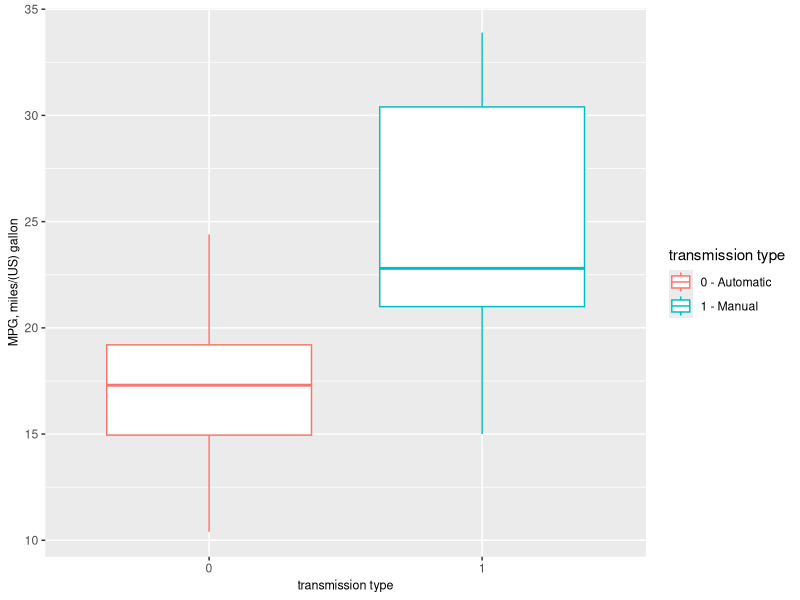
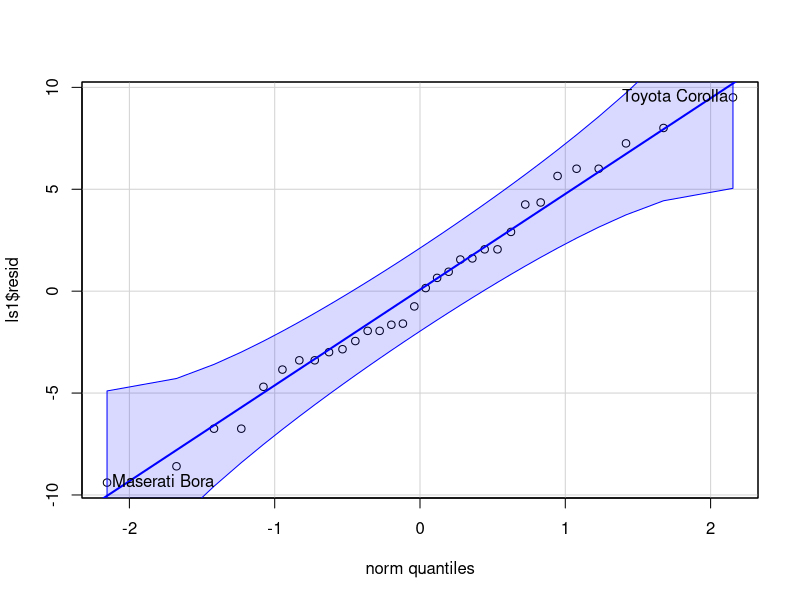
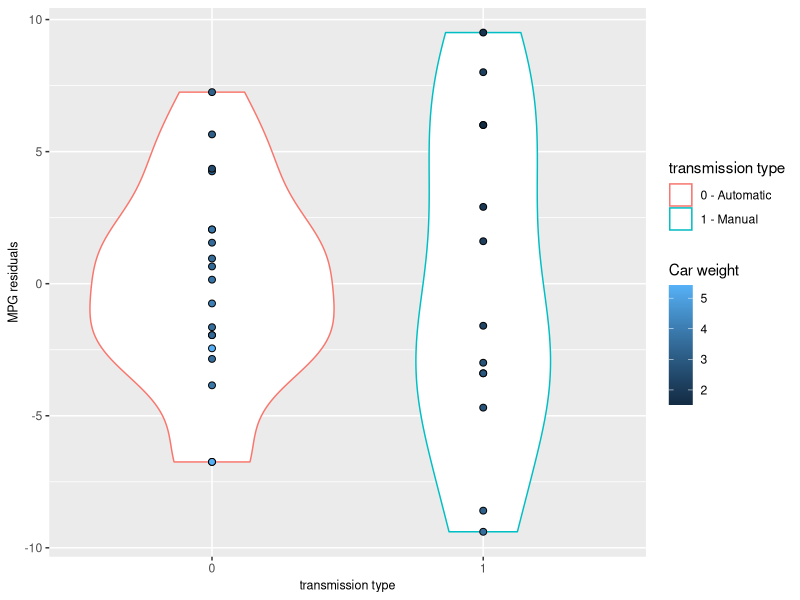
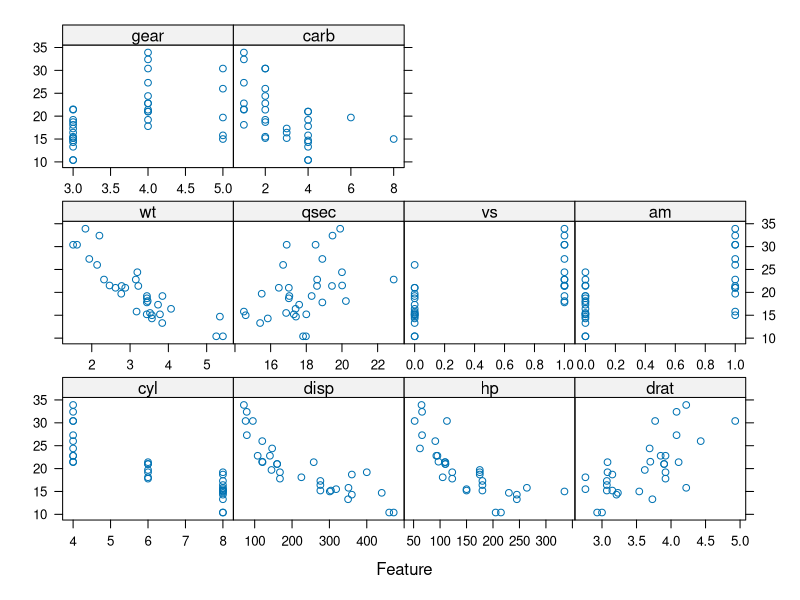
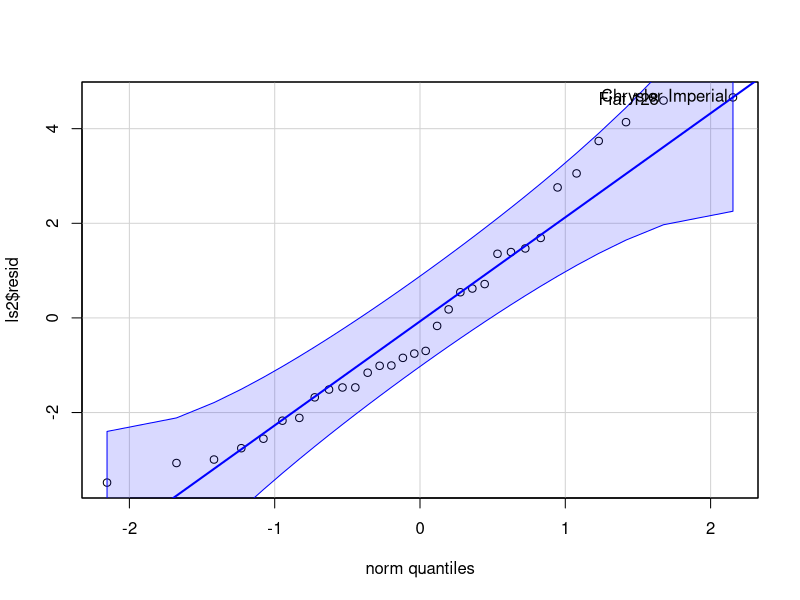
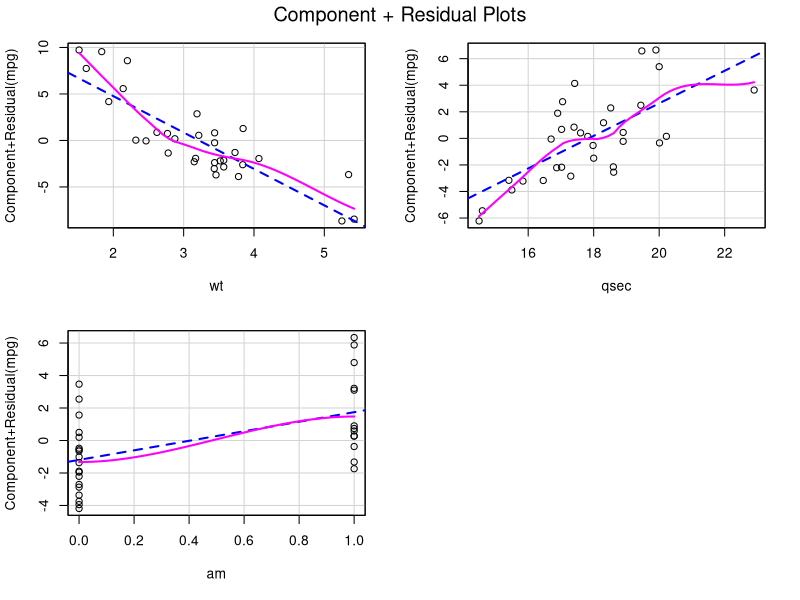

These figures' R source, in order:
## ---- chunk 1
library(ggplot2)
library(plyr)
library(lattice)
library(MASS)
library(car)
library(caret)
library(grid)
## ---- chunk 2
ls1 <- lm(mpg~am, data=mtcars)
summary(ls1)
## ---- chunk 3
ddply(mtcars, "am", function(x) mean(x$mpg))
## ---- chunk 4
cbind(am = c(0,1), rbind(predict(ls1, newdata=data.frame(am=0), interval = "confidence"),
                         predict(ls1, newdata=data.frame(am=1), interval = "confidence")))
## ---- chunk 5
lsTotal <- lm(mpg~., data=mtcars)
ls2 <- stepAIC(lsTotal, trace=F)
summary(ls2)
## ---- chunk 6
data(mtcars)
ggplot(data=mtcars, aes(x=factor(am), y=mpg)) +
        geom_boxplot(aes(group=factor(am), color=factor(am))) +
        labs(x="transmission type", y = "MPG, miles/(US) gallon") +
        theme(axis.title.x = element_text(size=9),
              axis.title.y = element_text(size=9)) +
        scale_color_discrete(name="transmission type",
                             labels=c("0 - Automatic", "1 - Manual"))
## ---- chunk 7
qqPlot(ls1$resid)

## ---- chunk 8
ggplot(data=NULL, aes(x=factor(mtcars$am), y=resid(ls1))) +
        geom_violin(aes(color=factor(mtcars$am))) +
        geom_point(aes(fill=mtcars$wt), shape=21, size=2) +
      labs(x="transmission type", y = "MPG residuals") +
        theme(axis.title.x = element_text(size=9),
              axis.title.y = element_text(size=9)) +
        scale_color_discrete(name="transmission type",
                             labels=c("0 - Automatic", "1 - Manual")) +
        scale_fill_continuous(name="Car weight")
## ---- chunk 9
featurePlot(x=mtcars[,!(names(mtcars) == "mpg")], y=mtcars[,"mpg"])
## ---- chunk 10
qqPlot(ls2$resid)
## ---- chunk 11
crPlots(ls2)
